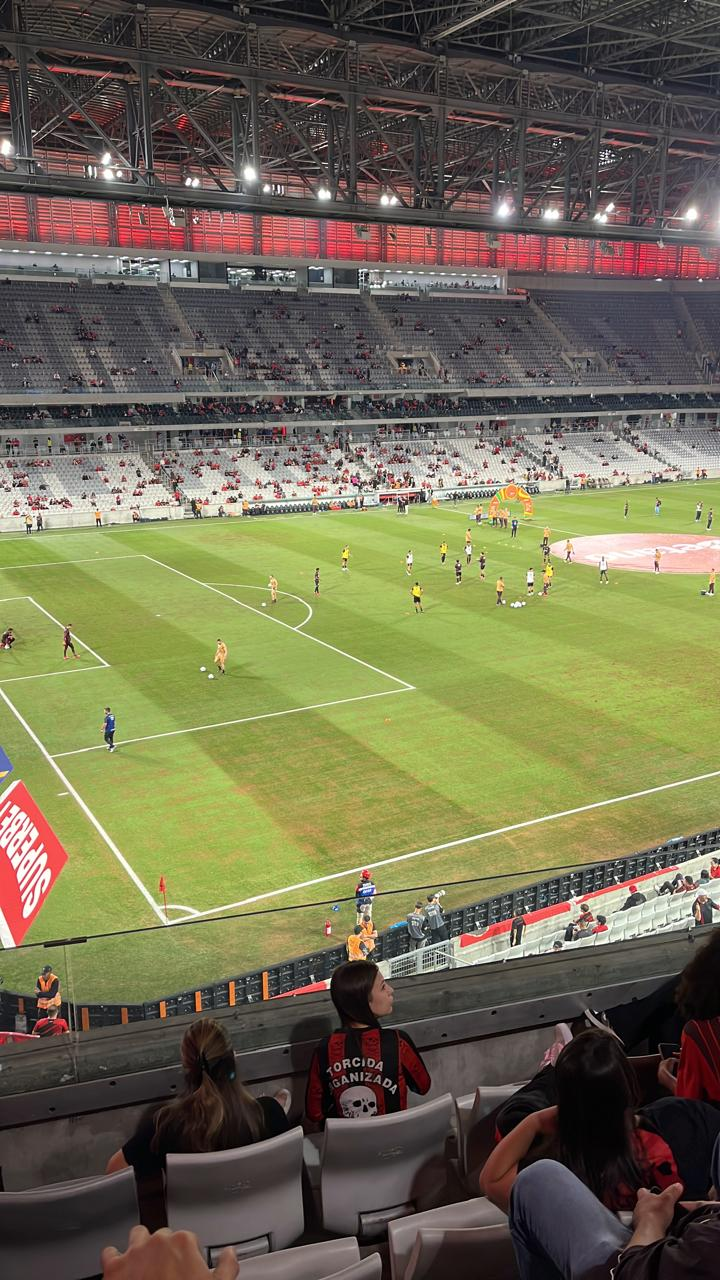
#> input picture example.jpg, 720 x 1280 px
$ jupyter execute transform.ipynb
#> lines starting #> are read from the running program, lines starting #| are printed output that depends on the picture
[cell 1]
import cv2
from operator import itemgetter
from glob import glob
import matplotlib.pyplot as plt
import numpy as np

[cell 2]
paper = cv2.imread('example.jpg')
#> paper is the input picture: shape (1280, 720, 3); mean B, G, R 81.5, 107.3, 112.1
plt.imshow(paper)

[cell 3]
imagem = cv2.imread('example.jpg')
imagem_rgb = cv2.cvtColor(imagem, cv2.COLOR_BGR2RGB)

imagem_com_coords = imagem_rgb.copy()

altura, largura = imagem_com_coords.shape[:2]
#> altura = 1280; largura = 720
for y in range(0, altura, 100):
    for x in range(0, largura, 100):
        texto = f"{x},{y}"
        cv2.putText(imagem_com_coords, texto, (x+5, y+15),
                    cv2.FONT_HERSHEY_SIMPLEX, 0.4, (255, 0, 0), 1, cv2.LINE_AA)
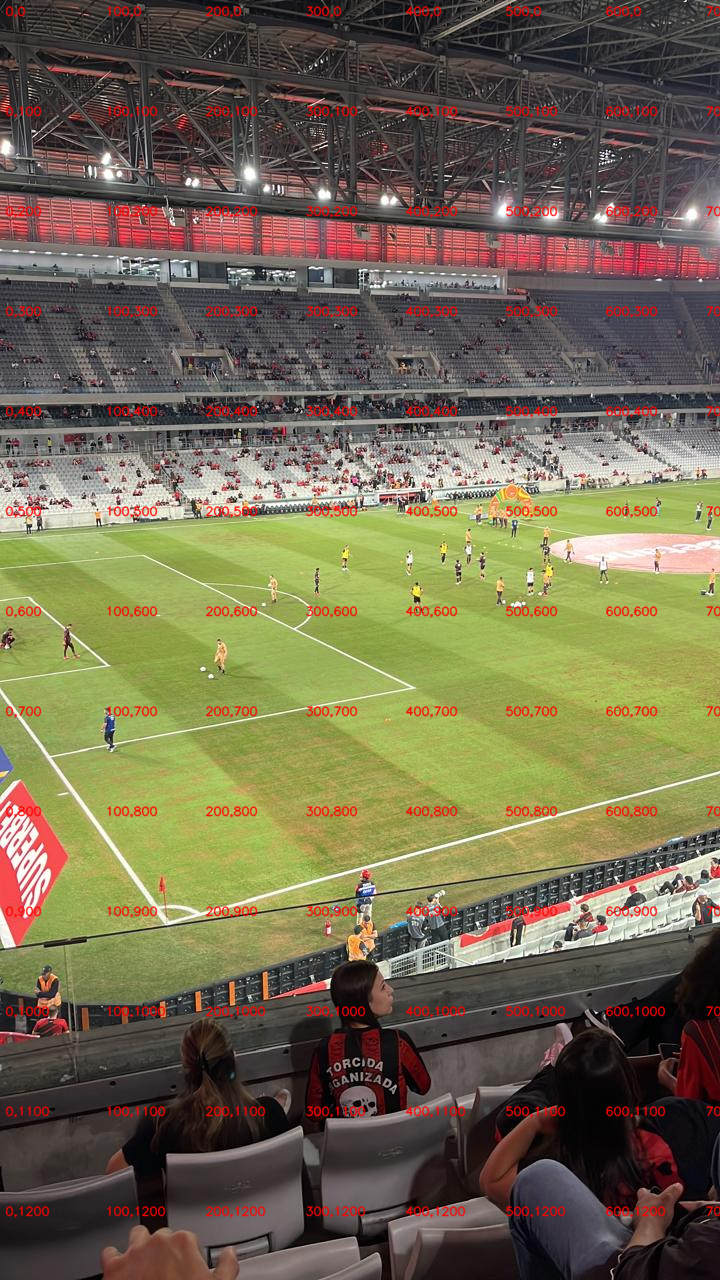
#> imagem_com_coords: shape (1280, 720, 3); mean R, G, B 114.6, 105.6, 80.2

plt.figure(figsize=(10, 8))
plt.imshow(imagem_com_coords)
plt.title("Coordenadas sobre a imagem")
plt.axis('off')
plt.show()

[cell 4]
# pontos originais
# importante ressaltar que a ordem dos pontos interfere no resultado da imagem
pontos_originais = np.float32([
    [0, 500],   # ponto 1
    [700, 450],   # ponto 2
    [700, 800],   # ponto 3
    [0, 1000]     # ponto 4
])

# tamanho da imagem final
largura, altura = 1500, 800

pontos_destino = np.float32([
    [0, 0],
    [largura, 0],
    [largura, altura],
    [0, altura]
])


matriz = cv2.getPerspectiveTransform(pontos_originais, pontos_destino)
#> matriz = [[1.5, 0, 0], [0.114, 1.6, -800], [-0.000429, 0, 1]]
imagem_corrigida_bgr = cv2.warpPerspective(imagem, matriz, (largura, altura))
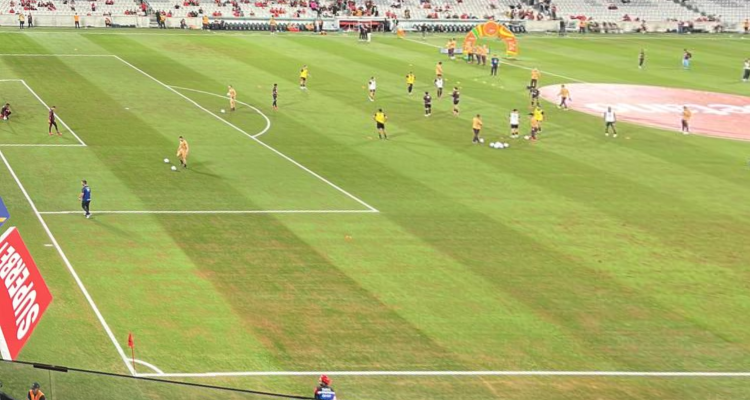
#> imagem_corrigida_bgr: shape (800, 1500, 3) (shown at 1/2 size); mean B, G, R 100, 174.7, 167.4
imagem_corrigida_rgb = cv2.cvtColor(imagem_corrigida_bgr, cv2.COLOR_BGR2RGB)

plt.figure(figsize=(6, 8))
plt.imshow(imagem_corrigida_rgb)
plt.title('Imagem Corrigida (Transformação de Perspectiva)')
plt.axis('off')
plt.show()
